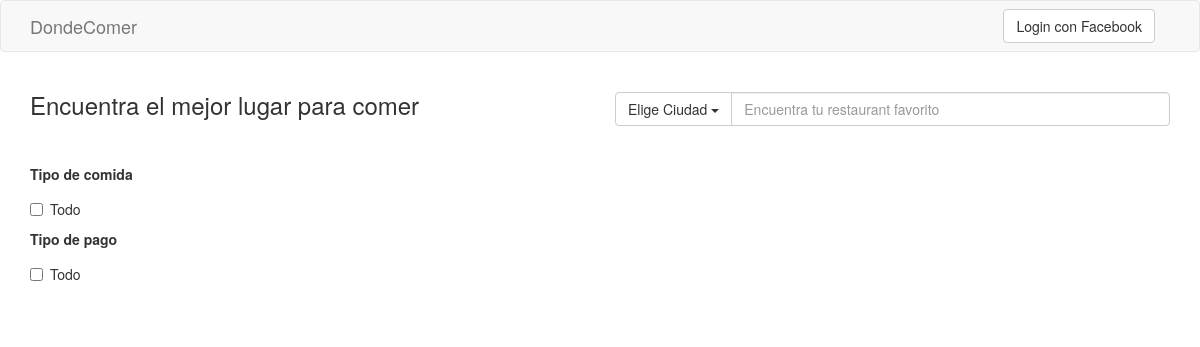
Before: / with the older database file.
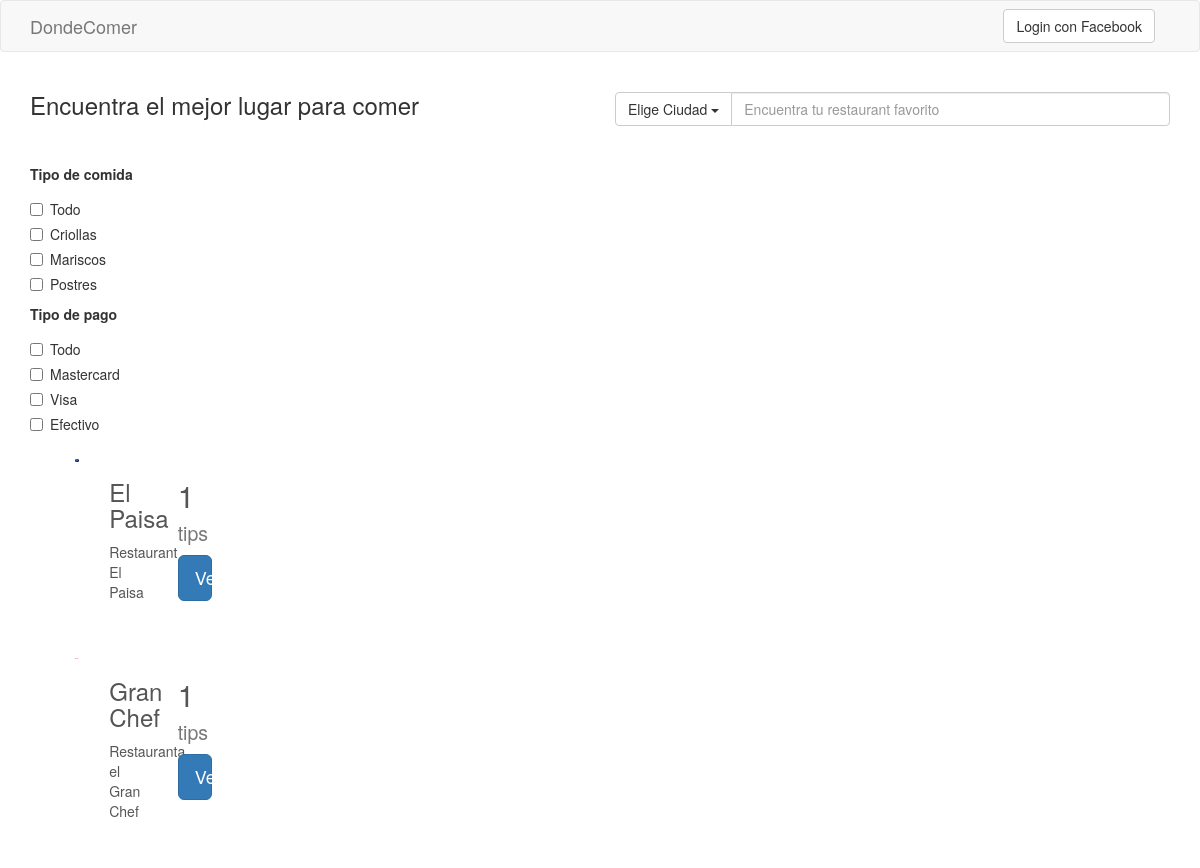
After: the same page with the newer database file.
### apps/restaurants/models.py (models this page shows, shortened)
class Category(models.Model):
	name = models.CharField(max_length=50)

class Payment(models.Model):
	pay = models.CharField(max_length=50)

class Restaurant(models.Model):
	payment = models.ManyToManyField(Payment)
	category = models.ManyToManyField(Category)
	name = models.CharField(max_length=50)
	description = models.TextField(max_length=200)
	imagen = models.ImageField(upload_to='fotos')

### apps/restaurants/views.py (the view)
# urls.py: url(r'^$', IndexView.as_view()),
class IndexView(TemplateView):
	template_name = 'index.html'
	def get_context_data(self, **kargs):
		context = super(IndexView, self).get_context_data(**kargs)
		context['categories'] = Category.objects.all()
		context['payments'] = Payment.objects.all()
		context['cities'] = City.objects.all()
		restaurants = Restaurant.objects.all()[:5]
		tips = [ restaurant.tip_set.all().count() for restaurant in restaurants]
		context['restaurants'] = zip(restaurants, tips)
		return context

### apps/restaurants/templates/index.html (shortened to what this page needs)
{% load static from staticfiles %}
<!DOCTYPE html>
 <html class="no-js">
    <head>
        <link rel="stylesheet" href="{% static "css/bootstrap.min.css" %}">
        <link rel="stylesheet" href="{% static "css/main.css" %}">
    </head>
    <body>
        <nav class="navbar navbar-default">
          <div class="container">
            <div class="navbar-header">
                 <a class="navbar-brand" href="#">DondeComer</a>
               </div>
               <div class="collapse navbar-collapse navbar-right" id="menu">
                 <a href="" class="btn btn-default navbar-btn">Login con Facebook</a>
               </div>
          </div>
        </nav>
        <div class="container">
          <div class="row">
            <div class="col-sm-6">
              <h3>Encuentra el mejor lugar para comer</h3>
            </div>
            <div class="col-sm-6 buscador-home">
              <div class="input-group">
                   <div class="input-group-btn">
                     <button type="button" class="btn btn-default dropdown-toggle" data-toggle="dropdown" aria-expanded="false">Elige Ciudad <span class="caret"></span></button>
                   </div>
                   <input type="text" class="form-control" placeholder="Encuentra tu restaurant favorito">
                 </div>
            </div>
          </div>
          <div class="row contenido-home">
            <div class="col-sm-3">
              <div class="form-group">
                <label for="">Tipo de comida</label>
                <div class="checkbox">
                  <label for="">
                    <input type="checkbox"> Todo
                  </label>
                </div>
                {% for category in categories %}
                  <div class="checkbox">
                    <label for="">
                      <input type="checkbox"> {{ category.name }}
                    </label>
                  </div>
                {% endfor %}
              <div class="form-group">
                <label for="">Tipo de pago</label>
                <div class="checkbox">
                  <label for="">
                    <input type="checkbox"> Todo
                  </label>
                </div>
                {% for payment in payments %}
                  <div class="checkbox">
                    <label for="">
                      <input type="checkbox"> {{ payment.pay }}
                    </label>
                  </div>
                {% endfor %}
              </div>
            </div>
            <div class="col-sm-9">
              <div class="list-group">
                {% for restaurant, tips in restaurants %}
                  <a href="" class="list-group-item">
                    <div class="col-sm-3">
                      <img src="{{ MEDIA_URL }}{{ restaurant.imagen }}" alt="" class="media-object img-rounded img-responsive">
                    </div>
                    <div class="col-sm-6">
                      <h3>{{ restaurant.name }}</h3>
                      <p>{{ restaurant.description }}</p>
                    </div>
                    <div class="col-sm-3 text-center">
                      <h2>{{ tips }} <small>tips</small></h2>
                      <button type="button" class="btn btn-primary btn-lg btn-block">Ver detalle</button>
                    </div>
                  </a>
                {% endfor %}
              </div>
            </div>
          </div>
        </div>
    </body>
</html>

### apps/restaurants/static/css/main.css (style rules this page uses)
.buscador-home { margin-top: 20px; margin-bottom: 10px; }
.list-group-item { min-height: 200px; border: none; }
.contenido-home { margin-top: 2em; }

Changed rows visible on the page:
added Category: name "Criollas"
added Category: name "Mariscos"
added Category: name "Postres"
added Payment: pay "Mastercard"
added Payment: pay "Visa"
added Payment: pay "Efectivo"
added Restaurant: imagen (picture), name "El Paisa", description "Restaurant El Paisa", id "1"
added Restaurant: imagen (picture), name "Gran Chef", description "Restauranta el Gran Chef", tips "1"
